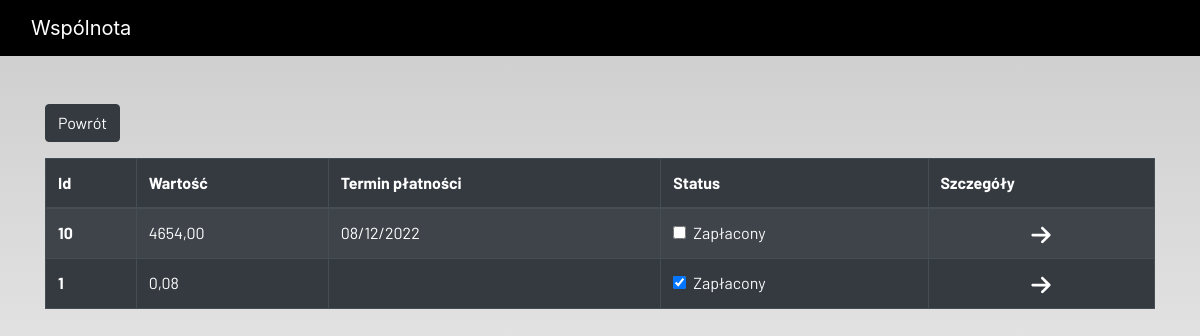
/resident_billing_all/1, run on an earlier commit of the app's database.
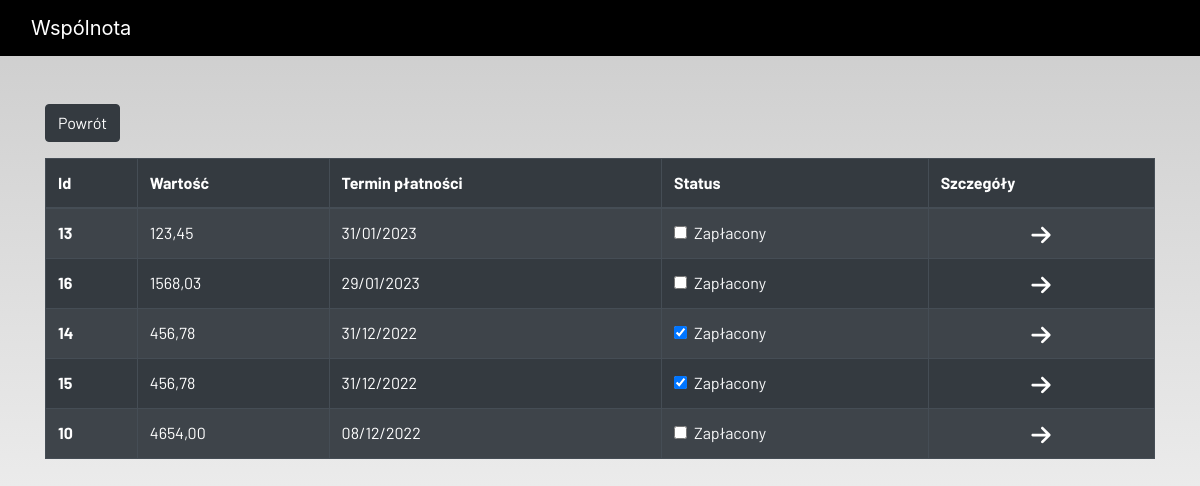
And on a later commit of the database.
### ideas/models.py (models this page shows, shortened)
class Billing(models.Model):
    admin = models.ForeignKey(User, on_delete=models.CASCADE, null=True, blank=True)
    id = models.AutoField(primary_key = True)
    owner = models.ForeignKey(Local, on_delete=models.CASCADE, null=False, blank=False)
    value = models.DecimalField(("Kwota do zapłaty"), max_digits=100, decimal_places=2)
    addressee_name = models.TextField(("Adresat rachunku"), null=True, blank=True)
    bank_account = models.CharField(("Numer konta"), max_length=26, null=True, blank=True)
    status = models.BooleanField(("Czy zapłacone?"))
    start_billing = models.DateField(("Początek okresu rozliczeniowego"), null=False, blank=False)
    end_billing = models.DateField(("Koniec okresu rozliczeniowego"), null=False, blank=False)
    payment_date = models.DateField(("Termin płatności"), null=True, blank=True)
    details = models.FileField(("Szczegóły"), upload_to='', null=True)

### ideas/view/resident_views.py (the view)
# urls.py: path('resident_billing_all/<int:pk>', resident_billings, name='resident_billing_all'),
def resident_billings(request, pk=None):
    local = Local.objects.get(owner=pk)
    billing = Billing.objects.filter(owner=local.id).order_by('-payment_date')
    context = {
        'billing': billing,
    }
    return render(request, 'registration/resident/resident_billing_all.html', context)

### ideas/templates/registration/resident/resident_billing_all.html (shortened to what this page needs)
{% extends 'registration/main.html' %}
{% load static %}
{% block content %}
<div class="container" >
    <div class="form-group">
        <a href="{% url 'resident' %}">
            <button  class="btn btn-dark" >
                    Powrót
            </button>
        </a>
    </div>
</div>
<div class="container">
    <table class="table table-striped table-bordered table-hover table-dark">
        <thead>
            <tr>
                <th scope="col">Id</th>
                <th scope="col">Wartość</th>
                <th scope="col">Termin płatności</th>
                <th scope="col">Status</th>
                <th scope="col">Szczegóły</th>
            </tr>
        </thead>
        <tbody>
            {% for bill in  billing %}
            <tr>
                <th scope="row">{{ bill.id }}</th>
                <td>{{ bill.value }}</td>
                <td>{{ bill.payment_date | date:"d/m/Y" }}</td>
                <td>
                    <a href="{% url 'billing_update' bill.id%}">
                        <div class="form-check">
                            {% if bill.status == True %}
                            <input class="form-check-input" type="checkbox" value="" checked>
                            {% else %}
                            <input class="form-check-input" type="checkbox" value="">
                            {% endif %}
                            <label class="form-check-label text-light" for="flexCheckDefault">
                                Zapłacony
                            </label>
                        </div>
                    </a>
                </td>
            <td style="text-align: center">
                    <a href="{% url 'billing_detail' bill.id%}">
                    </a>
                </td>
            </tr>
            {%  endfor %}
        </tbody>
    </table>
</div>
{% endblock content %}

### ideas/templates/registration/main.html (shortened to what this page needs)
<!DOCTYPE html>
{% load static %}
<html lang="en">
<head>
  <link rel="stylesheet" href="https://stackpath.bootstrapcdn.com/bootstrap/4.3.1/css/bootstrap.min.css"
 />
  <link rel="stylesheet" href="https://use.fontawesome.com/releases/v5.7.2/css/all.css"
 />
  <link rel="stylesheet" type="text/css" href="../../../static/main.css">
</head>
<body>
  <header>
    <nav class="navbar navbar-expand-lg navbar-dark bg-dark">
      <div class="container-fluid">
        <a class="navbar-brand" href="{% url 'home' %}">Wspólnota</a>
      </div>
    </nav>
  </header>
  <br /><br />
  <main>
    {% block content %}
    {% endblock content %}
  </main>
</body>
</html>

### static/main.css (style rules this page uses)
html { scroll-behavior: smooth; height: 100%; width: 100%; }
main { font-family: Barlow, Quicksand, Rubik, sans-serif, serif, 'Times New Roman', Times, serif !important; }
.navbar { background-color: rgb(0, 0, 0) !important; }
a { text-decoration: none !important; color: black; }
html, body { max-width: 100%; overflow-x: hidden; height: 100%; width: 100%; }
body { background: linear-gradient(rgba(0, 0, 0, 0.2), rgba(255, 255, 255, 0.5)); overflow-x: hidden; background-repeat: no-repeat; }

What changed in the data, as far as the page shows it:
removed Billing: id "1", value "0,08"
added Billing: id "13", value "123,45", payment_date "31/01/2023"
added Billing: id "16", value "1568,03", payment_date "29/01/2023"
added Billing: id "14", value "456,78", payment_date "31/12/2022"
added Billing: id "15", value "456,78", payment_date "31/12/2022"
